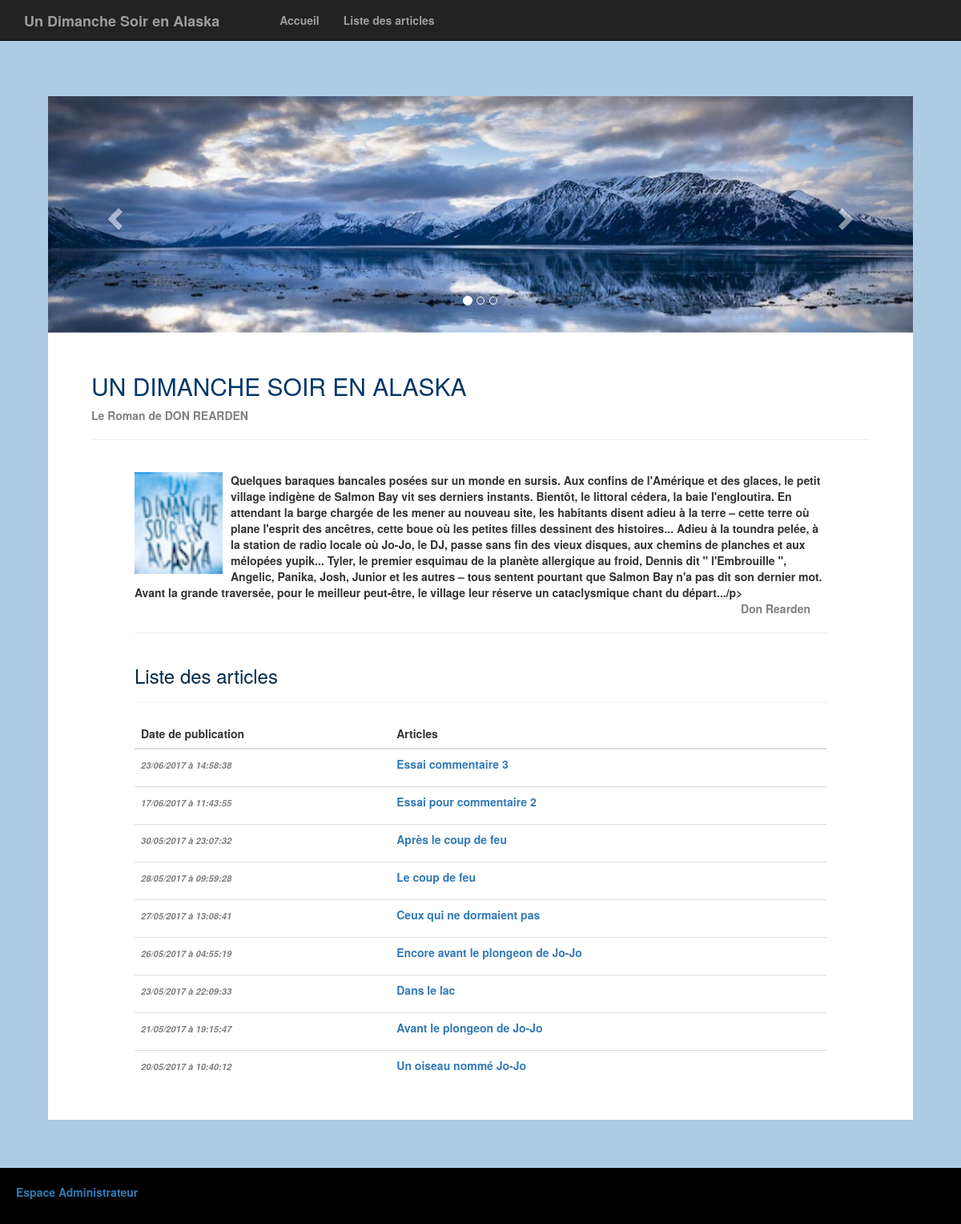
The page / on the database its author committed.
### tables this page shows
CREATE TABLE `article` (
  `art_id` int(11) NOT NULL AUTO_INCREMENT,
  `art_title` varchar(100) NOT NULL,
  `art_content` varchar(2000) NOT NULL,
  `art_date` datetime NOT NULL DEFAULT CURRENT_TIMESTAMP,
  `art_modified` datetime NOT NULL,
  `art_publish` tinyint(1) DEFAULT NULL,
  PRIMARY KEY (`art_id`)
);

### Controleur/ControleurAccueil.php (called while the page is built)
<?php
require_once 'Modele/Article.php';
require_once 'Vue/Vue.php';
class ControleurAccueil
{
    private $article;
    public
    function __construct()
    {
        $this->article = new Article();
    }
    public
    function accueil()
    {
        $articles = $this->article->getArticles();
        $vue = new Vue("Accueil");
        $vue->generer(array ('articles' => $articles));
    }
}

### index.php (called while the page is built, shortened)
<?php
require 'Controleur/Routeur.php';
$routeur = new Routeur();
$routeur->routerRequete();

### Modele/Article.php (called while the page is built, shortened)
<?php
require_once 'Modele.php';
class Article extends Modele {
    public function getArticles() {
        $sql = 'SELECT *, DATE_FORMAT (art_date, \'%d/%m/%Y à %H:%i:%s\') AS date_fr FROM article WHERE art_publish = 1 ORDER BY art_id DESC';
        $articles = $this->executerRequete($sql);
        return $articles;
    }
}

### Modele/Modele.php (called while the page is built)
<?php
abstract class Modele {
    private $bdd;
    protected function executerRequete($sql, $params = null) {
        if ($params == null) {
            $resultat = $this->getBdd()->query($sql);
        }
        else {
            $resultat = $this->getBdd()->prepare($sql);
            $resultat->execute($params);
        }
        return $resultat;
    }
    private function getBdd() {
        if ($this->bdd == null) {
            $this->bdd = new PDO('mysql:host=localhost;dbname=blog;charset=utf8',
                    'root', 'root',
                    array(PDO::ATTR_ERRMODE => PDO::ERRMODE_EXCEPTION));
        }
        return $this->bdd;
    }
}

### Vue/vueAccueil.php (the view, shortened to what this page needs)
<?php $this->titre = "Roman  - Accueil"; ?>
<header>
    <div id="myCarousel" class="carousel slide" data-ride="carousel">
        <ol class="carousel-indicators">
            <li data-target="#myCarousel" data-slide-to="0" class="active"></li>
            <li data-target="#myCarousel" data-slide-to="1"></li>
            <li data-target="#myCarousel" data-slide-to="2"></li>
        </ol>
        <div class="carousel-inner">
            <div class="item active">
                <img src="Public/image/header2.jpg" alt="Paysage" style="width:100%;">
            </div>
        </div>
        <a class="left carousel-control" href="#myCarousel" data-slide="prev">
            <span class="glyphicon glyphicon-chevron-left"></span>
        </a>
        <a class="right carousel-control" href="#myCarousel" data-slide="next">
            <span class="glyphicon glyphicon-chevron-right"></span>
        </a>
    </div>
</header>
<section>
    <div class="titre">
        <div class="row">
            <div class="col-xs-12">
                <h2 id="accueil">UN DIMANCHE SOIR EN ALASKA</h2>
                <p>Le Roman de DON REARDEN</p>
                <hr/>
                <br/>
            </div>
        </div>
    </div>
</section>
<div class="page">
    <section>
        <div class="row">
            <div class="col-xs-12">
                <img src="Public/image/alanska.png" alt="Couverture Roman" id="Alanska"
                <p>Quelques baraques bancales posées sur un monde en sursis. Aux confins de l'Amérique et des glaces, le petit village indigène de Salmon Bay vit ses derniers instants. Bientôt, le littoral cédera, la baie l'engloutira. En attendant la barge chargée de les mener au nouveau site, les habitants disent adieu à la terre – cette terre où plane l'esprit des ancêtres, cette boue où les petites filles dessinent des histoires... Adieu à la toundra pelée, à la station de radio locale où Jo-Jo, le DJ, passe sans fin des vieux disques, aux chemins de planches et aux mélopées yupik... Tyler, le premier esquimau de la planète allergique au froid, Dennis dit " l'Embrouille ", Angelic, Panika, Josh, Junior et les autres – tous sentent pourtant que Salmon Bay n'a pas dit son dernier mot. Avant la grande traversée, pour le meilleur peut-être, le village leur réserve un cataclysmique chant du départ.../p>
                <p id="episodes">Don Rearden</p>
                <hr/>
            </div>
        </div>
    </section>
    <section>
        <div class='row'>
            <div class="col-xs-12">
                <h3>Liste des articles</h3>
                <hr/>
                <table class="table table-hover" cellspacing="0" width="100%">
                    <thead>
                    <tr>
                        <th>Date de publication</th>
                        <th>Articles</th>
                    </tr>
                    </thead>
                    <tbody>
                    <?php foreach ($articles as $article): ?>
                        <tr>
                            <td>
                                <time style="color:grey; font-size: 0.8em"><i><?= $article['date_fr'] ?></i></time>
                            </td>
                            <td>
                                <a href="<?= "index.php?action=article&art_id=" . $article['art_id'] ?>">
                                    <p class="titreArticle"><?= htmlspecialchars($article['art_title']) ?>
                                </a>
                            </td>
                        </tr>
                    <?php endforeach; ?>
                    </tbody>
                </table>
                <br/>
            </div>
        </div>
    </section>
</div>

### Vue/template.php (shortened to what this page needs)
<!doctype html>
<html lang="fr">
<head>
    <link rel="stylesheet" href="https://maxcdn.bootstrapcdn.com/bootstrap/3.3.7/css/bootstrap.min.css"
>
    <link rel="stylesheet" href="Public/css/style.css"/>
</head>
<body>
<div class="container-fluid">
    <nav class="navbar navbar-inverse navbar-fixed-top" role="navigation">
        <div class="container">
            <div class="navbar-header">
                <a class="navbar-brand" href=" <?= "index.php#presentation" ?>"><b>Un Dimanche Soir en Alaska
            </div>
            <div class="collapse navbar-collapse" id="bs-example-navbar-collapse-1">
                <ul class="nav navbar-nav">
                    <li><a href=" <?= "index.php" ?>">Accueil</a></li>
                    <li><a href="<?= "index.php#episodes" ?>">Liste des articles</a></li>
                </ul>
            </div>
        </div>
    </nav>
    <div id="flash"><?= $_SESSION['flash'] ?></div>
    <div id="com_content">
        <?= $contenu ?>
    </div>
</div>
<footer id="footer" style="background: black">
    <p><a href="<?= "index.php?action=authentification" ?>">Espace Administrateur</a></p>
</footer>
</body>
</html>

### Controleur/Routeur.php (shortened to what this page needs)
<?php
require_once 'ControleurAccueil.php';
require_once 'Vue/Vue.php';
class Routeur
{
    private $controlAccueil;
    private $controlArticle;
    private $controlAuthentif;
    private $controlCommentaire;
    private $controlAdmin;
    private $controlUser;
    public function __construct()
    {
        $this->controlAccueil = new ControleurAccueil();
        $this->controlArticle = new ControleurArticle();
        $this->controlAuthentif = new ControleurAuthentification();
        $this->controlCommentaire = new ControleurCommentaire();
        $this->controlAdmin = new ControleurAdmin();
        $this->controlUser = new ControleurUser();
    }
    public function routerRequete()
    {
        try {
            if (isset($_GET['action'])) {
                switch ($_GET['action']) {
                    case 'accueil':
                        $this->controlAccueil->accueil();
                        break;
                    case 'commentaire' :
                        $idCommentaire = intval($this->getParametre($_GET, 'com_id'));
                        if ($idCommentaire != 0) {
                            $this->controlCommentaire->commentaire($idCommentaire);
                        } else
                            throw new Exception("Identifiant de commentaire non valide");
                        break;
                    case 'article' :
                        $idArticle = intval($this->getParametre($_GET, 'art_id'));
                        if ($idArticle != 0) {
                            $this->controlArticle->article($idArticle);
                        } else
                            throw new Exception("Identifiant de article non valide");
                        break;
                    case 'authentification' :
                        $this->controlAuthentif->authentification();
                        break;
                    case 'commenter' :
                        $com_author = $this->getParametre($_POST, 'com_author');
                        $contenu = $this->getParametre($_POST, 'com_content');
                        $idArticle = $this->getParametre($_POST, 'art_id');
                        $this->controlCommentaire->commenter($com_author, $contenu, $idArticle);
                        break;
                    case 'repondre' :
                        $com_author = $this->getParametre($_POST, 'com_author');
                        $contenu = $this->getParametre($_POST, 'com_content');
                        $idArticle = $this->getParametre($_POST, 'art_id');
                        $idCommentaire = $this->getParametre($_POST, 'com_id');
                        $this->controlCommentaire->repondre($com_author, $contenu, $idArticle, $idCommentaire);
                        break;
                    case 'signalerCommentaire' :
                        $this->controlCommentaire->signalerCommentaire($this->getParametre($_GET, 'com_id'));
                        break;
                    case 'adminAccueil' :
                        $this->controlAdmin->adminAccueil();
                        break;
                    case 'adminCommentaires':
                        $this->controlAdmin->adminCommentaires();
                        break;
                    case 'modifierArticle':
                        $idArticle = intval($this->getParametre($_GET, 'art_id'));
                        if ($idArticle != 0) {
                            $this->controlAdmin->modifierArticle($idArticle);
                        }
                        else {
                            throw new Exception("Identifiant d'article non valide");
                        }
                        break;
                    case 'membres' :
                        $this->controlUser->users();
                        break;
                    case 'ajouterArticle':
                        $this->controlAdmin->ajouterArticle();
                        break;
                    case 'inscription' :
                        $user_firstname = $this->getParametre($_POST, 'user_firstname');
                        $user_name = $this->getParametre($_POST, 'user_name');
                        $user_pseudo = $this->getParametre($_POST, 'user_pseudo');
                        $user_password = $this->getParametre($_POST, 'user_password');
                        $this->controlUser->inscription($user_firstname, $user_name, $user_pseudo, $user_password);
                        break;
                    case 'connexion' :
                        $user_pseudo = $this->getParametre($_POST, 'user_pseudo');
                        $user_password = $this->getParametre($_POST, 'user_password');
                        $this->controlAuthentif->connexion($user_pseudo, $user_password);
                        break;
                    case 'deconnexion' :
                        $this->controlAuthentif->deconnexion();
                        break;
                    case 'deleteUser' :
                        $this->controlUser->deleteUser($this->getParametre($_GET, 'user_id'));
                        break;
                    case 'addArticle' :
                        $art_title = $this->getParametre($_POST, 'art_title');
                        $contenu = $this->getParametre($_POST, 'art_content');
                        $action = $this->getParametre($_POST, 'action');
                        $this->controlAdmin->addArticle($art_title, $contenu, $action);
                        break;
                    case 'updateArticle' :
                        $idArticle = intval($this->getParametre($_GET, 'art_id'));
                        $art_title = $this->getParametre($_POST, 'art_title');
                        $contenu = $this->getParametre($_POST, 'art_content');
                        $action = $this->getParametre($_POST, 'action');
                        $this->controlAdmin->updateArticle($idArticle, $art_title, $contenu, $action);
                        break;
                    case 'deleteArticle' :
                        $this->controlAdmin->deleteArticle($this->getParametre($_GET, 'art_id'));
                        break;
                    case 'annulerSignalement' :
                        $this->controlAdmin->annulerSignalement($this->getParametre($_GET, 'com_id'));
                        break;
                    case 'supprimerCommentaire':
                        $idCommentaire = $this->getParametre($_GET, 'com_id');
                        $this->controlAdmin->deleteCommentaire($idCommentaire);
                        break;
                    default :
                        throw new Exception("Désolé, action non valide");
                }
            }
            else {
                $this->controlAccueil->accueil();
            }
        } catch (Exception $e) {
            $this->erreur($e->getMessage());
        }
    }
}

### Vue/Vue.php (shortened to what this page needs)
<?php
class Vue {
    private $fichier;
    public function __construct($action) {
        $this->fichier = "Vue/vue" . $action . ".php";
    }
    public function generer($donnees) {
        $contenu = $this->genererFichier($this->fichier, $donnees);
        $vue = $this->genererFichier('Vue/template.php',
                array('titre' => $this->titre, 'contenu' => $contenu));
        echo $vue;
    }
    private function genererFichier($fichier, $donnees) {
        if (file_exists($fichier)) {
            extract($donnees);
            require $fichier;
            return ob_get_clean();
        }
        else {
            throw new Exception("Fichier '$fichier' introuvable");
        }
    }
}

### Public/css/style.css (style rules this page uses)
body { background-color: #ADCBE3; margin-top: 50px; }
h3 { color: #002A4B }
h2 { color: #00366A; }
p { color: grey; }
.container-fluid { padding-right: 0; padding-left: 0; margin-right: auto; margin-left: auto; }
.navbar-fixed-top, .navbar-fixed-bottom { position: fixed; right: 0; left: 0; z-index: 1030; }
.page { margin-left: 10%; margin-right: 10%; }
.titre { padding-left: 5%; padding-top: 30px; padding-right: 5%; }
.titreArticle { color: #337ab7; }
#com_content { background-color: white; margin-left: 5%; margin-right: 5%; margin-top: 30px; margin-bottom : 60px; }
#episodes { text-align: right; margin-right: 20px; }
#flash { padding-top: 40px; color: #911569; font-size: 18px; margin-left: 5%; text-align:center; }
#footer { background-color: lightgrey; padding: 20px; text-align:left ; position: relative; }
#Alanska { float: left; margin-right: 10px; margin-bottom: 5px; width: 110px; }

### rows shown on the page
article: date_fr "23/06/2017 à 14:58:38", art_title "Essai commentaire 3"
article: date_fr "17/06/2017 à 11:43:55", art_title "Essai pour commentaire 2"
article: date_fr "30/05/2017 à 23:07:32", art_title "Après le coup de feu"
article: date_fr "28/05/2017 à 09:59:28", art_title "Le coup de feu"
article: date_fr "27/05/2017 à 13:08:41", art_title "Ceux qui ne dormaient pas"
article: date_fr "26/05/2017 à 04:55:19", art_title "Encore avant le plongeon de Jo-Jo"
article: date_fr "23/05/2017 à 22:09:33", art_title "Dans le lac"
article: date_fr "21/05/2017 à 19:15:47", art_title "Avant le plongeon de Jo-Jo"
article: date_fr "20/05/2017 à 10:40:12", art_title "Un oiseau nommé Jo-Jo"
